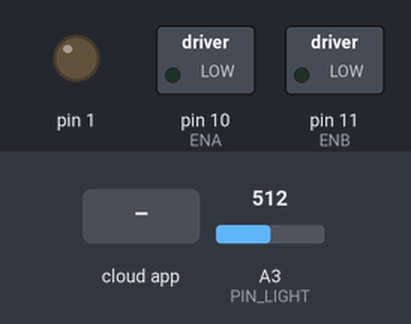
A sketch run on a simulated Arduino Uno, built with avr-gcc and run on an emulated ATmega328P. On the bench: switched loads named in the sketch (green lamp = pin HIGH), output pins drawn as LEDs (lit = HIGH). The inputs (shaded band) are chosen by the test bench; at power-on: A3 (PIN_LIGHT) = 512. The ROS host is connected and sends only what is stated.

Above: at 1.2 s.
1.3 s: the phone or cloud app sets right_pwm to 45
At 1.6 s:
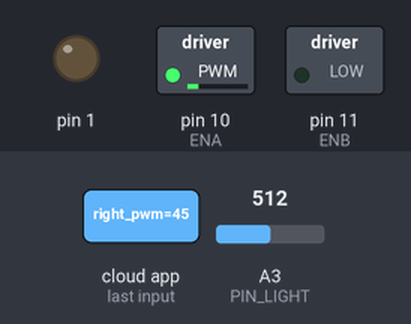
2.8 s: the phone or cloud app sets left_pwm to 45
At 3.9 s:
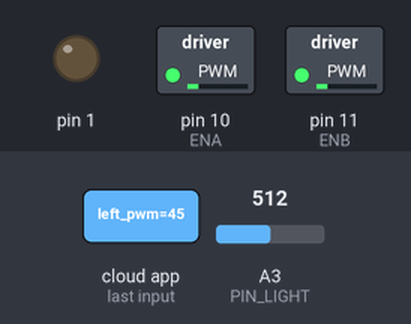
4.3 s: the phone or cloud app sets right_pwm to 0
At 5.1 s:
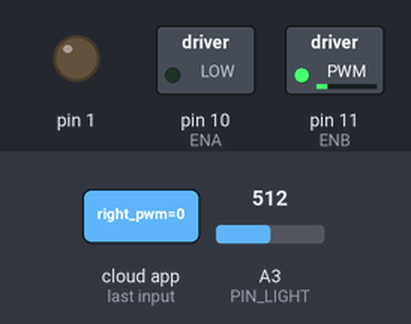
5.8 s: the phone or cloud app sets left_pwm to 90
At 6.2 s:
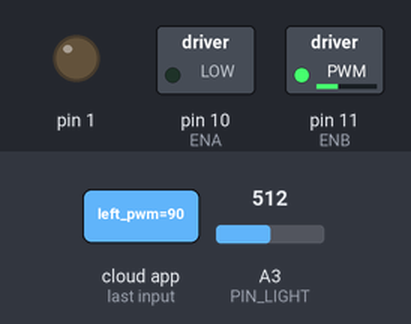
7.3 s: the phone or cloud app sets right_pwm to 90
At 8.5 s:
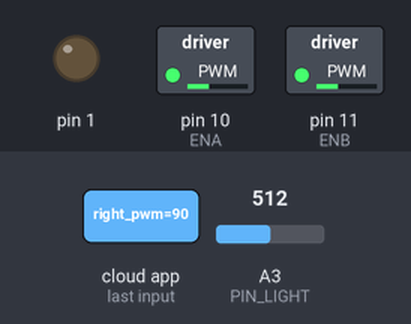
8.8 s: the phone or cloud app sets left_pwm to 0
At 9.7 s:
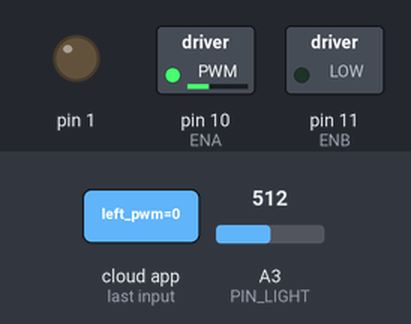
Timing chart, 0 to 11.3 s (numbered marks = the images above; inputs shaded):
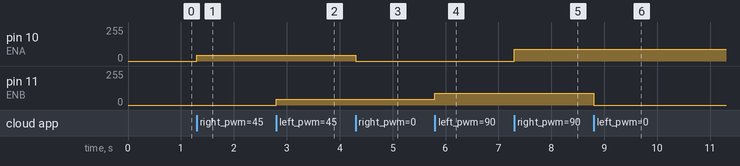

Measured:
- after the input at 1.3 s, pin 10 (ENA): 0/255 → 45/255 at once
- after the input at 2.8 s, pin 11 (ENB): 0/255 → 45/255 at once
- after the input at 4.3 s, pin 10 (ENA): 45/255 → 0/255 at once
- after the input at 5.8 s, pin 11 (ENB): 45/255 → 90/255 at once
- after the input at 7.3 s, pin 10 (ENA): 0/255 → 90/255 at once
- after the input at 8.8 s, pin 11 (ENB): 90/255 → 0/255 at once

The sketch:

motor_light.ino
```cpp
#include <ros.h>

#include <std_msgs/Int16.h>

/*
  Note:
  motor side as front
  IN1 High, IN2 LOW  > forward
  IN1 LOW,  IN2 HIGH > backward
  IN3 HIGH, IN4 LOW  > forward
  IN3 LOW,  IN4 HIGH > backward
*/

// Right wheel
#define IN1 4
#define IN2 5
#define ENA 10
// Left wheel
#define IN3 6
#define IN4 7
#define ENB 11

#define PIN_LIGHT A3

ros::NodeHandle nh;

// motor pwm
int pwm_r = 0, pwm_l = 0;

// callback
void cb_r(const std_msgs::Int16& msg){
  pwm_r = msg.data;
  //nh.loginfo("pwm r update");
}

void cb_l(const std_msgs::Int16& msg){
  pwm_l = msg.data;
  //nh.loginfo("pwm l update");
}


ros::Subscriber<std_msgs::Int16> sub_right("/arg3/right_pwm", &cb_r);
ros::Subscriber<std_msgs::Int16> sub_left("/arg3/left_pwm", &cb_l);
std_msgs::Int16 light_msg;
ros::Publisher pub_light_val("/arg3/light_value", &light_msg);

unsigned long t_stamp;
const int INTERVEL_LIGHT_MS = 500;

void setup()
{
  // Init ros node handler
  nh.initNode();
  // Subscribers
  nh.subscribe(sub_right);
  nh.subscribe(sub_left);
  nh.advertise(pub_light_val);
  // Set pin mode
  pinMode(OUTPUT, IN1);
  pinMode(OUTPUT, IN2);
  pinMode(OUTPUT, IN3);
  pinMode(OUTPUT, IN4);
  pinMode(OUTPUT, ENA);
  pinMode(OUTPUT, ENB);

  t_stamp = millis();
}

void loop()
{
  /*// Forward
  if(pwm_r >= 0 and pwm_l >= 0){
    digitalWrite(IN1, HIGH);
    digitalWrite(IN2, LOW);
    digitalWrite(IN3, HIGH);
    digitalWrite(IN4, LOW);
    analogWrite(ENA, pwm_l);
    analogWrite(ENB, pwm_r);
  }
  // Left
  else if(pwm_r >= 0 and pwm_l <= 0){
    digitalWrite(IN1, HIGH);
    digitalWrite(IN2, LOW);
    digitalWrite(IN3, HIGH);
    digitalWrite(IN4, LOW);
    analogWrite(ENA, pwm_l);
    analogWrite(ENB, abs(pwm_r));
  }
  // Right
  else if(pwm_r <= 0 and pwm_l >= 0){
    digitalWrite(IN1, LOW);
    digitalWrite(IN2, HIGH);
    digitalWrite(IN3, HIGH);
    digitalWrite(IN4, LOW);
    analogWrite(ENA, abs(pwm_l));
    analogWrite(ENB, pwm_r);
  }
  // Backward
  else{
    digitalWrite(IN1, LOW);
    digitalWrite(IN2, HIGH);
    digitalWrite(IN3, LOW);
    digitalWrite(IN4, HIGH);
    analogWrite(ENA, abs(pwm_l));
    analogWrite(ENB, abs(pwm_r));
  }*/

  if(pwm_r >= 0){
    digitalWrite(IN1, HIGH);
    digitalWrite(IN2, LOW);
  }else{
    digitalWrite(IN1, LOW);
    digitalWrite(IN2, HIGH);
  }

  if(pwm_l >= 0){
    digitalWrite(IN3, HIGH);
    digitalWrite(IN4, LOW);
  }else{
    digitalWrite(IN3, LOW);
    digitalWrite(IN4, HIGH);
  }
  analogWrite(ENA, abs(pwm_r));
  analogWrite(ENB, abs(pwm_l));

  if((millis() - t_stamp) > INTERVEL_LIGHT_MS){
    light_msg.data = analogRead(PIN_LIGHT);
    pub_light_val.publish(&light_msg);
    t_stamp = millis();
  }

  nh.spinOnce();
}
```
